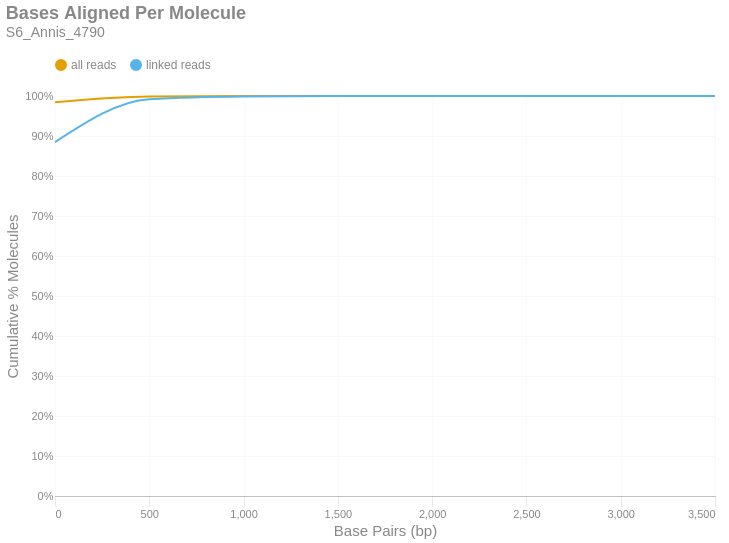

Notebook cell for this chart:
### Markdown cell above
### Bases Aligned Per Molecule
This is a cumulative frequency distribution showing the number of base pairs aligned per unique molecule. These data are shown in 500 bp bins. There are two distributions: one with `all reads` (yellow) and another with only `linked reads` (blue). The percent of molecules in the `linked reads` distribution is relative to the total number of linked molecules.

### Code cell
if SKIPLR:
    print_html(f"Skipped")
else:
    binned_df = consolidated_hist(valids['aligned_bp'], mask, 500, True)
    with SafeRender(binned_df):
        (
            density_plot(binned_df, 'Bases Aligned Per Molecule', samplename, 'basesper')
            .encode(
                x=alt.X('bin:Q', title="Base Pairs (bp)").axis(tickMinStep=500).scale(padding=0),
                y=alt.Y('value:Q', title='Cumulative % Molecules')
                    .axis(format='%')
                    .scale(domain = [0,1])
                    .stack(False),
                color=alt.Color("key:N").scale(domain = ["all reads", "linked reads"]),
                tooltip = [
                    alt.Tooltip("key:N", title = "Data Type"),
                    alt.Tooltip("range_label:N", title="Bases Aligned Per Molecule"),
                    alt.Tooltip("value:Q", format = ".2%", title="% Molecules (Cum.)")
                ]
            )
        ).display()

### Figure 1 — Vega-Lite specification as saved in the notebook (floating-point values rounded to 4 significant figures)
{"width": "container", "height": 400, "config": {"title": {"anchor": "start", "dy": -15, "fontSize": 18, "color": "#888888", "subtitleColor": "#888888", "subtitleFontSize": 14}, "arc": {"fill": "#0072B2"}, "axis": {"domainColor": "#888888", "domainWidth": 0.5, "gridWidth": 0.2, "grid": false, "titleFontWeight": 400, "titleFontSize": 15, "labelFontSize": 11, "labelColor": "#888888", "tickColor": "#888888", "tickWidth": 0.2, "titleColor": "#888888"}, "axisBand": {"grid": false}, "axisX": {"grid": true, "tickSize": 10, "domainCap": "round"}, "axisY": {"domain": false, "grid": true, "tickSize": 0, "domainCap": "round"}, "background": "transparent", "header": {"labelFontSize": 15, "labelColor": "#888888", "titleFontSize": 15, "titleFontWeight": 600, "titleColor": "#888888"}, "legend": {"labelFont": "sans-serif", "labelFontSize": 12, "labelColor": "#888888", "symbolSize": 100, "symbolType": "circle", "titleFontSize": 12, "titlePadding": 10, "titleColor": "#888888", "title": null, "orient": "top"}, "range": {"category": ["#E69F00", "#56B4E9", "#009E73", "#F0E442", "#0072B2", "#D55E00", "#CC79A7", "#000000"], "diverging": ["#cfe8f3", "#a2d4ec", "#73bfe2", "#46abdb", "#1696d2", "#12719e"]}, "area": {"fill": "#0072B2", "fillOpacity": 0.7, "line": true, "strokeOpacity": 0.7}, "line": {"color": "#0072B2", "stroke": "#0072B2", "strokeWidth": 2}, "trail": {"color": "#0072B2", "stroke": "#0072B2", "strokeWidth": 0, "size": 1}, "point": {"filled": true, "fillOpacity": 1.0, "size": 95}, "text": {"color": "#888888", "fontSize": 11, "align": "right", "fontWeight": 400, "size": 11}, "bar": {"fill": "#0072B2", "stroke": null}, "view": {"stroke": null, "continuousWidth": 660, "continuousHeight": 400}}, "data": {"name": "data-9556ae858fd38df7e9ce22ab6d71b019"}, "mark": {"type": "line", "interpolate": "monotone", "point": {"opacity": 0, "size": 275}}, "encoding": {"color": {"field": "key", "scale": {"domain": ["all reads", "linked reads"]}, "type": "nominal"}, "tooltip": [{"field": "key", "title": "Data Type", "type": "nominal"}, {"field": "range_label", "title": "Bases Aligned Per Molecule", "type": "nominal"}, {"field": "value", "format": ".2%", "title": "% Molecules (Cum.)", "type": "quantitative"}], "x": {"axis": {"tickMinStep": 500}, "field": "bin", "scale": {"padding": 0}, "title": "Base Pairs (bp)", "type": "quantitative"}, "y": {"axis": {"format": "%"}, "field": "value", "scale": {"domain": [0, 1]}, "stack": false, "title": "Cumulative % Molecules", "type": "quantitative"}}, "params": [{"name": "param_c36ac31b6afebe62", "select": {"type": "point", "fields": ["key"]}, "bind": "legend"}], "title": {"text": "Bases Aligned Per Molecule", "subtitle": "S6_Annis_4790"}, "transform": [{"fold": ["all reads (cumsum)", "linked reads (cumsum)"]}, {"calculate": "replace(datum.key, ' (cumsum)', '')", "as": "key"}, {"filter": {"param": "param_c36ac31b6afebe62"}}], "usermeta": {"embedOptions": {"downloadFileName": "S6_Annis_4790.basesper"}}, "$schema": "https://vega.github.io/schema/vega-lite/v6.1.0.json", "datasets": {"data-9556ae858fd38df7e9ce22ab6d71b019": [{"bin": "0.0", "interval": "0.0-500.0", "all reads": 0.9845, "linked reads": 0.8848, "all reads (cumsum)": 0.9845, "linked reads (cumsum)": 0.8848, "range_label": "0-499"}, {"bin": "500.0", "interval": "500.0-1000.0", "all reads": 0.01437, "linked reads": 0.1071, "all reads (cumsum)": 0.9989, "linked reads (cumsum)": 0.992, "range_label": "500-999"}, {"bin": "1000.0", "interval": "1000.0-1500.0", "all reads": 0.0009362, "linked reads": 0.006726, "all reads (cumsum)": 0.9998, "linked reads (cumsum)": 0.9987, "range_label": "1000-1499"}, {"bin": "1500.0", "interval": "1500.0-2000.0", "all reads": 0.0001297, "linked reads": 0.001005, "all reads (cumsum)": 1.0, "linked reads (cumsum)": 0.9997, "range_label": "1500-1999"}, {"bin": "2000.0", "interval": "2000.0-2500.0", "all reads": 2.68e-05, "linked reads": 0.0002078, "all reads (cumsum)": 1.0, "linked reads (cumsum)": 0.9999, "range_label": "2000-2499"}, {"bin": "2500.0", "interval": "2500.0-3000.0", "all reads": 9.076e-06, "linked reads": 7.936e-05, "all reads (cumsum)": 1.0, "linked reads (cumsum)": 1.0, "range_label": "2500-2999"}, {"bin": "3000.0", "interval": "3000.0-3500.0", "all reads": 8.644e-07, "linked reads": 7.558e-06, "all reads (cumsum)": 1.0, "linked reads (cumsum)": 1.0, "range_label": "3000-3499"}, {"bin": "3500.0", "interval": "3500.0-4000.0", "all reads": 4.322e-07, "linked reads": 3.779e-06, "all reads (cumsum)": 1.0, "linked reads (cumsum)": 1.0, "range_label": "3500-3999"}]}}
